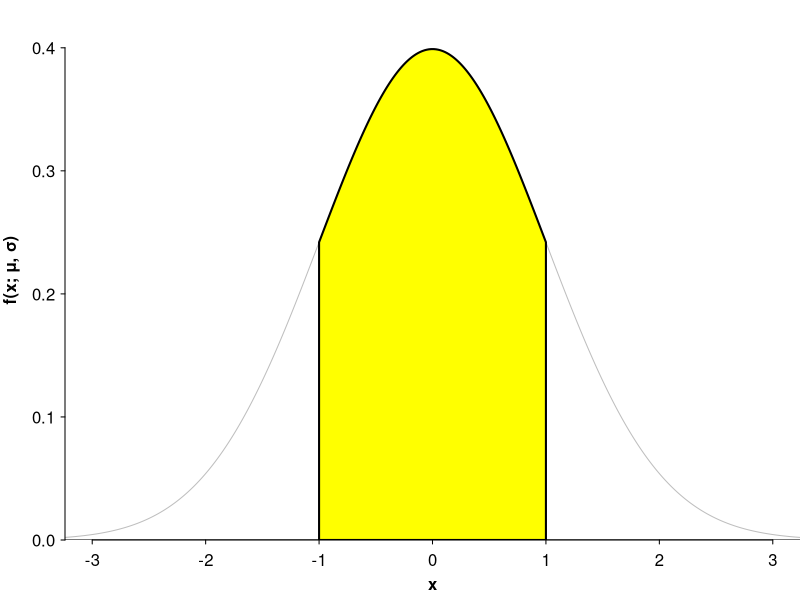
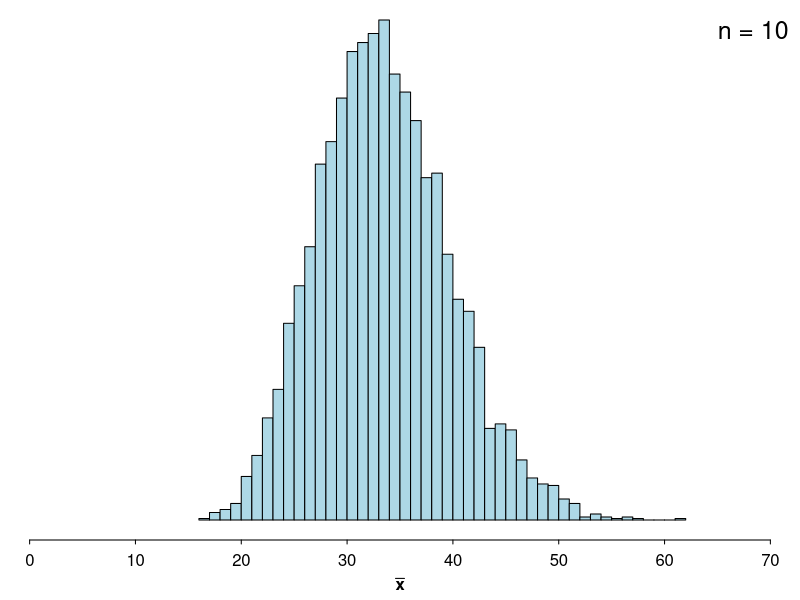
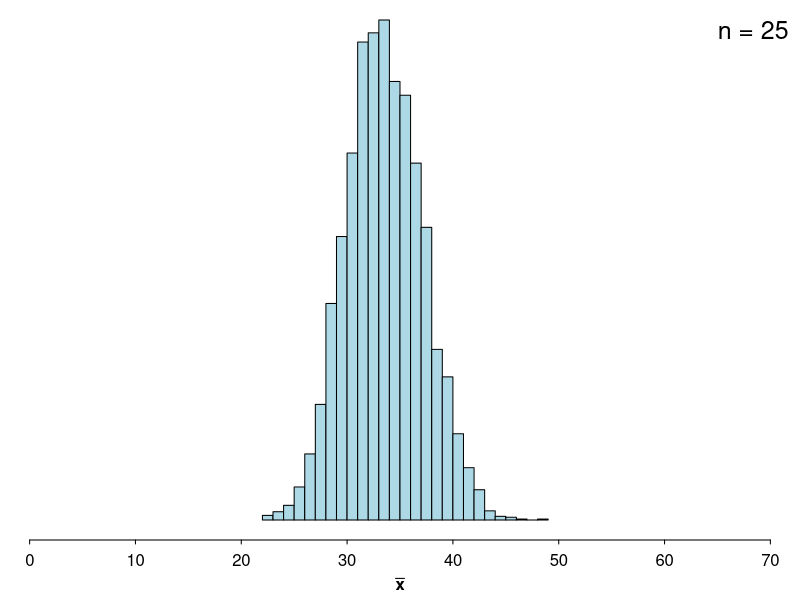
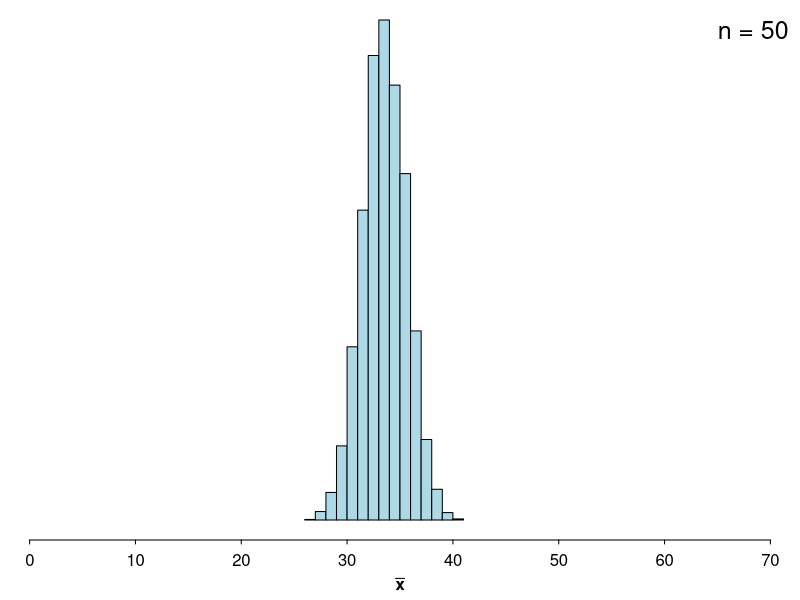
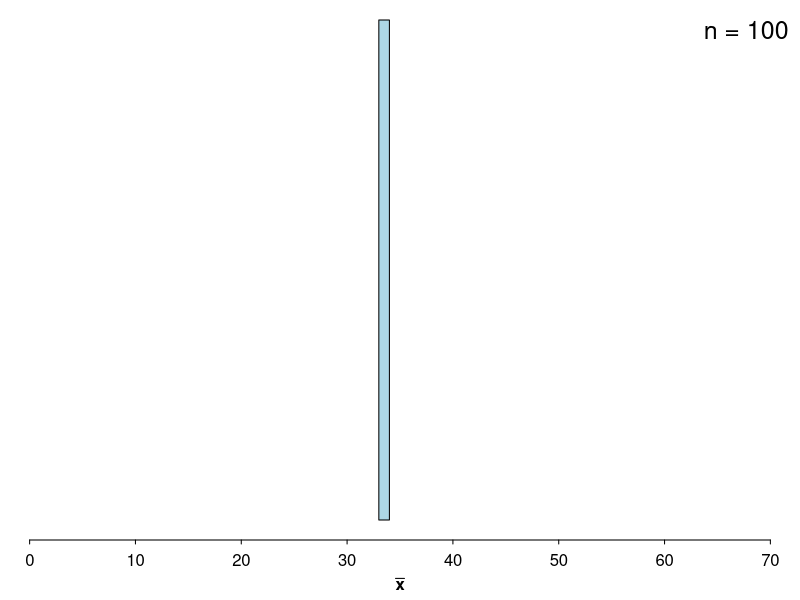
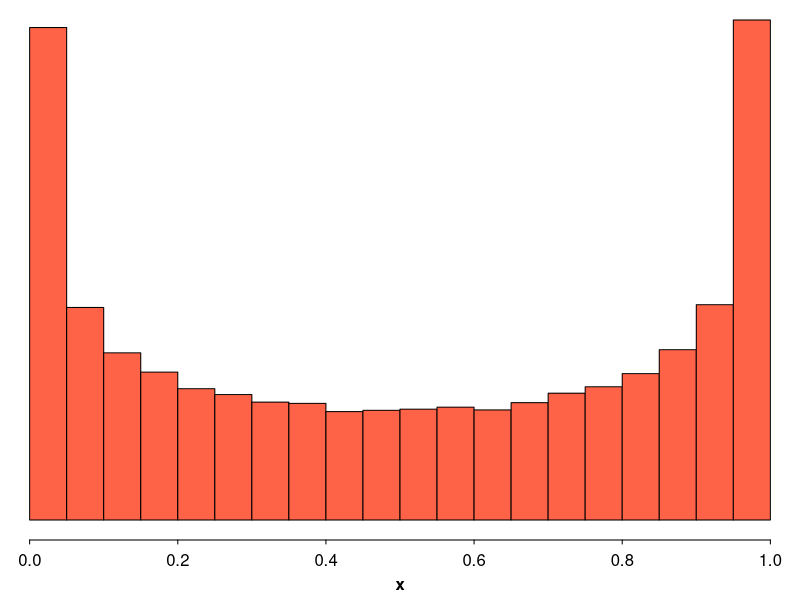
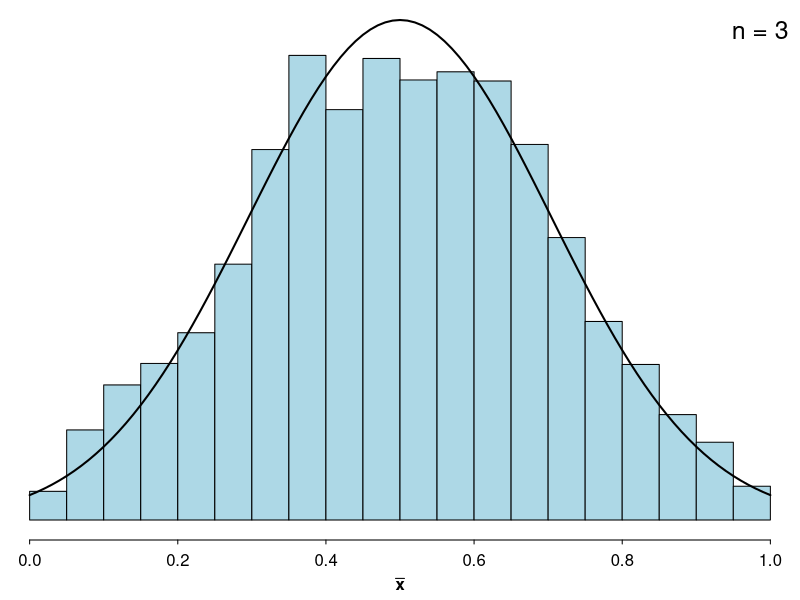
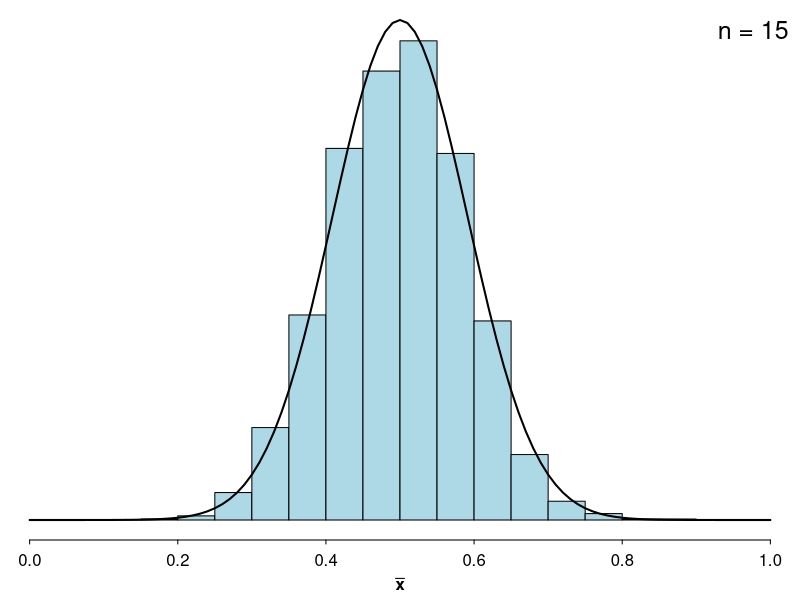

The R source for these figures, in order:
## ---- chunk 1
#| include: false
library(ggplot2)
## ---- chunk 2
#| echo: false
#| fig-dpi: 300
#| out-width: 90%
#| fig-align: center
#| fig-width: 7
#| fig-height: 5

par(mai = c(0.6, 0.65, 0, 0))
# z <- seq(0, 1.5, length.out = 1000)
z0 <- seq(-4, 4, length.out = 1000)
plot(0, type = "n", xlim = c(-3, 3), ylim = c(0, dnorm(0) * 1.1), axes = FALSE, yaxs = "i", xlab = "", ylab = "")
lines(x = z0, y = dnorm(z0), col = "gray")
abline(h = 0)
axis(1, tcl = -0.2, mgp = c(0.75, 0.5, 0)); mtext("x", side = 1, line = 1.7, font = 2)
axis(2, tcl = -0.2, mgp = c(0.75, 0.5, 0), las = 2); mtext("f(x; μ, σ)", side = 2, line = 2.25, font = 2)

zz <- seq(-1, 1, length.out = 1000)

polygon(x = c(zz, rev(zz)), y = c(dnorm(zz), rep(0, length(zz))), col = "yellow", lwd = 2)
## ---- chunk 3
#| echo: false
#| fig-dpi: 300
#| out-width: 90%
#| fig-align: center
#| fig-width: 7
#| fig-height: 5

set.seed(1)
block.popn <- read.csv("datasets/blocks-popn.csv")
par(mai = c(0.6, 0, 0, 0))

n <- 10
mus <- numeric(5000)

for (i in 1:length(mus)) {
  x <- sample(block.popn$weight, size = n)
  mus[i] <- mean(x)
}

MASS::truehist(mus, xlim = c(0, 70), prob = TRUE, h = 1, axes = FALSE, col = "lightblue")
legend("topright", legend = paste("n =", n), bty = "n", cex = 1.5)
axis(1, tcl = -0.2, mgp = c(0.75, 0.5, 0)); mtext(bquote(bold(bar(x))), side = 1, line = 1.7, font = 2)
## ---- chunk 4
#| echo: false
#| fig-dpi: 300
#| out-width: 90%
#| fig-align: center
#| fig-width: 7
#| fig-height: 5

set.seed(2)
par(mai = c(0.6, 0, 0, 0))

n <- 25
mus <- numeric(5000)

for (i in 1:length(mus)) {
  x <- sample(block.popn$weight, size = n)
  mus[i] <- mean(x)
}

MASS::truehist(mus, xlim = c(0, 70), prob = TRUE, h = 1, axes = FALSE, col = "lightblue")
legend("topright", legend = paste("n =", n), bty = "n", cex = 1.5)
axis(1, tcl = -0.2, mgp = c(0.75, 0.5, 0)); mtext(bquote(bold(bar(x))), side = 1, line = 1.7, font = 2)
## ---- chunk 5
#| echo: false
#| fig-dpi: 300
#| out-width: 90%
#| fig-align: center
#| fig-width: 7
#| fig-height: 5

set.seed(3)
par(mai = c(0.6, 0, 0, 0))

n <- 50
mus <- numeric(5000)

for (i in 1:length(mus)) {
  x <- sample(block.popn$weight, size = n)
  mus[i] <- mean(x)
}

MASS::truehist(mus, xlim = c(0, 70), prob = TRUE, h = 1, axes = FALSE, col = "lightblue")
legend("topright", legend = paste("n =", n), bty = "n", cex = 1.5)
axis(1, tcl = -0.2, mgp = c(0.75, 0.5, 0)); mtext(bquote(bold(bar(x))), side = 1, line = 1.7, font = 2)
## ---- chunk 6
#| echo: false
#| fig-dpi: 300
#| out-width: 90%
#| fig-align: center
#| fig-width: 7
#| fig-height: 5

set.seed(4)
par(mai = c(0.6, 0, 0, 0))

n <- 100
mus <- numeric(5000)

for (i in 1:length(mus)) {
  x <- sample(block.popn$weight, size = n)
  mus[i] <- mean(x)
}

MASS::truehist(mus, xlim = c(0, 70), prob = TRUE, h = 1, axes = FALSE, col = "lightblue")
legend("topright", legend = paste("n =", n), bty = "n", cex = 1.5)
axis(1, tcl = -0.2, mgp = c(0.75, 0.5, 0)); mtext(bquote(bold(bar(x))), side = 1, line = 1.7, font = 2)
## ---- chunk 7
#| echo: false
#| fig-dpi: 300
#| out-width: 90%
#| fig-align: center
#| fig-width: 7
#| fig-height: 5

set.seed(10)
par(mai = c(0.6, 0, 0, 0))

x <- rbeta(100000, 0.5, 0.5)
# x <- x[which(x < 1)]

MASS::truehist(x, prob = TRUE, axes = FALSE, h = 0.05, x0 = -0.05, col = "tomato")
axis(1, tcl = -0.2, mgp = c(0.75, 0.5, 0)); mtext("x", side = 1, line = 1.7, font = 2)
## ---- chunk 8
#| echo: false
#| fig-dpi: 300
#| out-width: 90%
#| fig-align: center
#| fig-width: 7
#| fig-height: 5

set.seed(11)
par(mai = c(0.6, 0, 0, 0))

n <- 3
mus <- numeric(5000)

for (i in 1:length(mus)) {
  x <- rbeta(n, 0.5, 0.5)
  mus[i] <- mean(x)
}

MASS::truehist(mus, prob = TRUE, h = 0.05, x0 = -0.05, axes = FALSE, col = "lightblue", ylim = c(0, dnorm(0.5, 0.5, sqrt(0.125 / n))), xlim = c(0, 1))
curve(dnorm(x, 0.5, sqrt(0.125 / n)), add = TRUE, lwd = 2)
legend("topright", legend = paste("n =", n), bty = "n", cex = 1.5)
axis(1, tcl = -0.2, mgp = c(0.75, 0.5, 0)); mtext(bquote(bold(bar(x))), side = 1, line = 1.7, font = 2)
## ---- chunk 9
#| echo: false
#| fig-dpi: 300
#| out-width: 90%
#| fig-align: center
#| fig-width: 7
#| fig-height: 5

set.seed(12)
par(mai = c(0.6, 0, 0, 0))

n <- 15
mus <- numeric(5000)

for (i in 1:length(mus)) {
  x <- rbeta(n, 0.5, 0.5)
  mus[i] <- mean(x)
}

MASS::truehist(mus, prob = TRUE, h = 0.05, x0 = -0.05, axes = FALSE, col = "lightblue", ylim = c(0, dnorm(0.5, 0.5, sqrt(0.125 / n))), xlim = c(0, 1))
curve(dnorm(x, 0.5, sqrt(0.125 / n)), add = TRUE, lwd = 2)
legend("topright", legend = paste("n =", n), bty = "n", cex = 1.5)
axis(1, tcl = -0.2, mgp = c(0.75, 0.5, 0)); mtext(bquote(bold(bar(x))), side = 1, line = 1.7, font = 2)
## ---- chunk 10
#| echo: false
#| fig-dpi: 300
#| out-width: 90%
#| fig-align: center
#| fig-width: 7
#| fig-height: 5

set.seed(13)
par(mai = c(0.6, 0, 0, 0))

n <- 30
mus <- numeric(5000)

for (i in 1:length(mus)) {
  x <- rbeta(n, 0.5, 0.5)
  mus[i] <- mean(x)
}

MASS::truehist(mus, prob = TRUE, h = 0.05, x0 = -0.05, axes = FALSE, col = "lightblue", ylim = c(0, dnorm(0.5, 0.5, sqrt(0.125 / n))), xlim = c(0, 1))
curve(dnorm(x, 0.5, sqrt(0.125 / n)), add = TRUE, lwd = 2)
legend("topright", legend = paste("n =", n), bty = "n", cex = 1.5)
axis(1, tcl = -0.2, mgp = c(0.75, 0.5, 0)); mtext(bquote(bold(bar(x))), side = 1, line = 1.7, font = 2)
## ---- chunk 11
#| echo: false
#| fig-dpi: 300
#| out-width: 90%
#| fig-align: center
#| fig-width: 7
#| fig-height: 5

set.seed(21)
par(mai = c(0.6, 0, 0, 0))

X <- c(rnorm(5000, 0, 5), rnorm(5000, 50, 5))
# x <- x[which(x < 1)]

MASS::truehist(X, prob = TRUE, axes = FALSE, col = "lemonchiffon", h = 2.5, xlim = c(-20, 70))
axis(1, tcl = -0.2, mgp = c(0.75, 0.5, 0)); mtext("x", side = 1, line = 1.7, font = 2)
## ---- chunk 12
#| echo: false
#| fig-dpi: 300
#| out-width: 90%
#| fig-align: center
#| fig-width: 7
#| fig-height: 5

set.seed(22)
par(mai = c(0.6, 0, 0, 0))

n <- 3
mus <- numeric(5000)

for (i in 1:length(mus)) {
  coin <- sample(c(0, 50), size = 1)
  x <- rnorm(n, coin, 5)
  mus[i] <- mean(x)
}

MASS::truehist(mus, prob = TRUE, axes = FALSE, col = "lightblue", xlim = c(-20, 70), h = 2.5)
# curve(dnorm(x, 0.5, sqrt(0.125 / n)), add = TRUE, lwd = 2)
legend("topright", legend = paste("n =", n), bty = "n", cex = 1.5)
axis(1, tcl = -0.2, mgp = c(0.75, 0.5, 0)); mtext(bquote(bold(bar(x))), side = 1, line = 1.7, font = 2)
## ---- chunk 13
#| echo: false
#| fig-dpi: 300
#| out-width: 90%
#| fig-align: center
#| fig-width: 7
#| fig-height: 5

set.seed(23)
par(mai = c(0.6, 0, 0, 0))

n <- 15
mus <- numeric(5000)

for (i in 1:length(mus)) {
  coin <- sample(c(0, 50), size = 1)
  x <- rnorm(n, coin, 5)
  mus[i] <- mean(x)
}

MASS::truehist(mus, prob = TRUE, axes = FALSE, col = "lightblue", xlim = c(-20, 70), h = 2.5)
# curve(dnorm(x, 0.5, sqrt(0.125 / n)), add = TRUE, lwd = 2)
legend("topright", legend = paste("n =", n), bty = "n", cex = 1.5)
axis(1, tcl = -0.2, mgp = c(0.75, 0.5, 0)); mtext(bquote(bold(bar(x))), side = 1, line = 1.7, font = 2)
## ---- chunk 14
#| echo: false
#| fig-dpi: 300
#| out-width: 90%
#| fig-align: center
#| fig-width: 7
#| fig-height: 5

set.seed(24)
par(mai = c(0.6, 0, 0, 0))

n <- 30
mus <- numeric(5000)

for (i in 1:length(mus)) {
  coin <- sample(c(0, 50), size = 1)
  x <- rnorm(n, coin, 5)
  mus[i] <- mean(x)
}

MASS::truehist(mus, prob = TRUE, axes = FALSE, col = "lightblue", xlim = c(-20, 70), h = 2.5)
# curve(dnorm(x, 0.5, sqrt(0.125 / n)), add = TRUE, lwd = 2)
legend("topright", legend = paste("n =", n), bty = "n", cex = 1.5)
axis(1, tcl = -0.2, mgp = c(0.75, 0.5, 0)); mtext(bquote(bold(bar(x))), side = 1, line = 1.7, font = 2)
